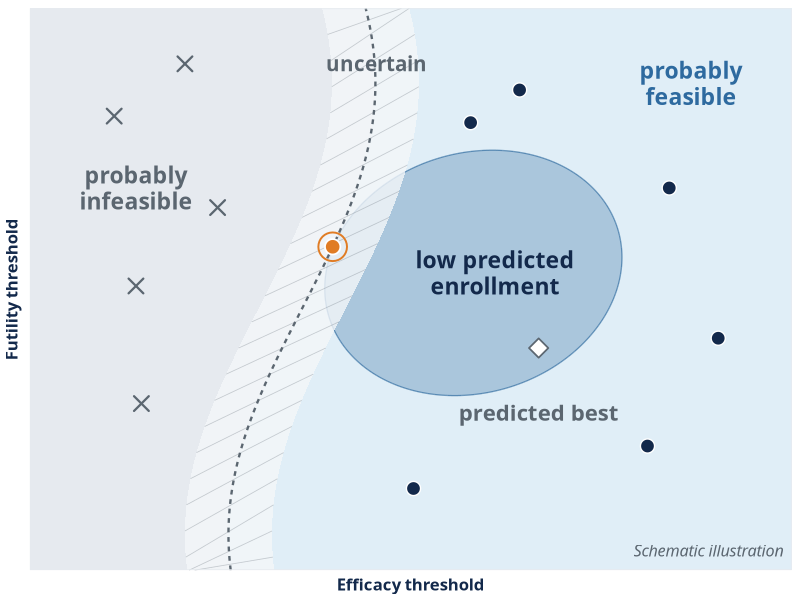

Reproduce this figure in R.
# make_fig_acquisition.R
# "Where should the next expensive simulation be spent?" -- acquisition-function
# intuition for the compmed BATON deck.
#
# SCHEMATIC ILLUSTRATION. Nothing here is simulation output. The feasibility
# boundary, the uncertainty band, the low-enrollment sub-region and every
# plotted evaluation are hand-drawn constructs whose only job is to teach the
# idea that a constrained-BO acquisition rule does NOT sample at the predicted
# best design. It samples where an expensive evaluation is most informative
# about improving the FEASIBLE optimum: on the uncertain edge of the feasible
# set, next to the region that looks cheapest.
#
# Visual grammar is shared with make_fig_search_intuition.R so the three
# design-space panels read as one system: same axis labels ("Efficacy
# threshold" / "Futility threshold"), blank axis text, bold navy axis titles,
# theme_minimal base, no legends, on-figure annotation only.
# Brand palette ONLY: navy #13294B, carolina #4B9CD3, carolina-deep #2E6A9F,
# graphite #5B6670, fog #F4F6F8, mist #E6EAEF, accent orange #E07C24.

library(ggplot2)

navy     <- "#13294B"
carolina <- "#4B9CD3"
cdeep    <- "#2E6A9F"
graphite <- "#5B6670"
fog      <- "#F4F6F8"
mist     <- "#E6EAEF"
accent   <- "#E07C24"

xlim <- c(0, 14)
ylim <- c(0, 8.6)

# ---- feasibility boundary: gently wavy, near-vertical curve -----------------
# infeasible to the LEFT of xb(y), feasible to the RIGHT.
xb <- function(y) 5.0 + 1.35 * sin((y - 4) / 2.2)

yy <- seq(ylim[1], ylim[2], length.out = 400)
bx <- xb(yy)
band <- 0.80  # half-width of the "uncertain" ribbon

bound_df <- data.frame(x = bx, y = yy)

infeasible_poly <- data.frame(
  x = c(bx, xlim[1], xlim[1]),
  y = c(yy, ylim[2], ylim[1])
)
feasible_poly <- data.frame(
  x = c(bx, xlim[2], xlim[2]),
  y = c(yy, ylim[2], ylim[1])
)

band_df <- data.frame(y = yy, xmin = bx - band, xmax = bx + band)

# ---- low predicted enrollment sub-region (inside the feasible set) ----------
th <- seq(0, 2 * pi, length.out = 240)
ell <- function(cx, cy, a, b, rot = 0) {
  x0 <- a * cos(th); y0 <- b * sin(th)
  data.frame(x = cx + x0 * cos(rot) - y0 * sin(rot),
             y = cy + x0 * sin(rot) + y0 * cos(rot))
}
low_en <- ell(8.15, 4.55, 2.75, 1.85, rot = 0.16)

# ---- hatching for the uncertainty ribbon ------------------------------------
# short diagonals stepped along y, each spanning the local ribbon width
ht <- seq(ylim[1] - 1.0, ylim[2] + 0.2, by = 0.40)
hatch <- data.frame(
  y    = ht,
  yend = ht + 0.80,
  x    = xb(ht) - band,
  xend = xb(ht + 0.80) + band
)
hatch <- hatch[hatch$yend > ylim[1] & hatch$y < ylim[2], ]
hatch$y    <- pmax(hatch$y, ylim[1])
hatch$yend <- pmin(hatch$yend, ylim[2])

# ---- evaluated points -------------------------------------------------------
past_infeasible <- data.frame(
  x = c(1.55, 2.85, 3.45, 1.95, 2.05),
  y = c(6.95, 7.75, 5.55, 4.35, 2.55)
)
past_feasible <- data.frame(
  x = c(7.05, 9.00, 11.75, 11.35, 12.65, 8.10),
  y = c(1.25, 7.35,  5.85,  1.90,  3.55, 6.85)
)
next_pt  <- data.frame(x = xb(4.95), y = 4.95)
# the model's predicted best design: deep inside the cheap region, far from the
# boundary, and therefore NOT where the next evaluation buys the most.
pred_best <- data.frame(x = 9.35, y = 3.40)



# ---- panel ------------------------------------------------------------------
p <- ggplot() +
  # regions
  geom_polygon(data = infeasible_poly, aes(x, y), fill = mist, colour = NA) +
  geom_polygon(data = feasible_poly, aes(x, y), fill = carolina,
               alpha = 0.17, colour = NA) +
  geom_polygon(data = low_en, aes(x, y), fill = cdeep, alpha = 0.30, colour = NA) +
  geom_path(data = low_en, aes(x, y), colour = cdeep, linewidth = 0.45, alpha = 0.65) +
  # uncertainty ribbon over the boundary
  geom_ribbon(data = band_df, aes(y = y, xmin = xmin, xmax = xmax),
              fill = fog, alpha = 0.80) +
  geom_segment(data = hatch, aes(x = x, xend = xend, y = y, yend = yend),
               colour = graphite, linewidth = 0.28, alpha = 0.30) +
  geom_path(data = bound_df, aes(x, y), colour = graphite,
            linewidth = 0.8, linetype = "22") +
  # evaluated points
  geom_point(data = past_infeasible, aes(x, y), shape = 4,
             colour = graphite, size = 4.2, stroke = 1.15) +
  geom_point(data = past_feasible, aes(x, y), shape = 21, fill = navy,
             colour = "white", size = 4.3, stroke = 0.7) +
  # the model's predicted best (deliberately subdued: we do NOT sample here)
  geom_point(data = pred_best, aes(x, y), shape = 23, fill = "white",
             colour = graphite, size = 4.6, stroke = 0.9) +
  geom_text(data = pred_best, aes(x, y - 1.00, label = "predicted best"),
            colour = graphite, size = 5.6, fontface = "bold", family = "Archivo") +
  # next candidate
  geom_point(data = next_pt, aes(x, y), shape = 21, fill = NA,
             colour = accent, size = 9.0, stroke = 1.0) +
  geom_point(data = next_pt, aes(x, y), shape = 21, fill = accent,
             colour = "white", size = 4.6, stroke = 0.9) +
  # region labels
  annotate("text", x = 1.95, y = 5.85, label = "probably\ninfeasible",
           colour = graphite, size = 5.8, fontface = "bold", lineheight = 0.95,
           family = "Archivo") +
  annotate("text", x = 12.15, y = 7.45, label = "probably\nfeasible",
           colour = cdeep, size = 5.8, fontface = "bold", lineheight = 0.95,
           family = "Archivo") +
  annotate("text", x = 8.55, y = 4.55, label = "low predicted\nenrollment",
           colour = navy, size = 5.8, fontface = "bold", lineheight = 0.95,
           family = "Archivo") +
  annotate("text", x = 6.37, y = 7.75, label = "uncertain",
           colour = graphite, size = 5.2, fontface = "bold", family = "Archivo") +
  # caption tag
  annotate("text", x = 13.85, y = 0.30, label = "Schematic illustration",
           colour = graphite, size = 4.1, fontface = "italic", hjust = 1,
           family = "Archivo") +
  scale_x_continuous(limits = xlim, expand = c(0, 0)) +
  scale_y_continuous(limits = ylim, expand = c(0, 0)) +
  labs(x = "Efficacy threshold", y = "Futility threshold") +
  theme_minimal(base_size = 12, base_family = "Archivo") +
  theme(
    axis.title  = element_text(size = 12, face = "bold", colour = navy),
    axis.text   = element_blank(),
    panel.grid  = element_blank(),
    panel.border = element_rect(colour = mist, fill = NA, linewidth = 0.6),
    legend.position = "none",
    plot.margin = margin(6, 6, 4, 4)
  )

if (!dir.exists("images")) dir.create("images", showWarnings = FALSE)
ggsave("images/fig_acquisition_regions.png", p,
       width = 8.6, height = 4.7, dpi = 300, bg = "white",
       device = ragg::agg_png)
cat("written: images/fig_acquisition_regions.png\n")
